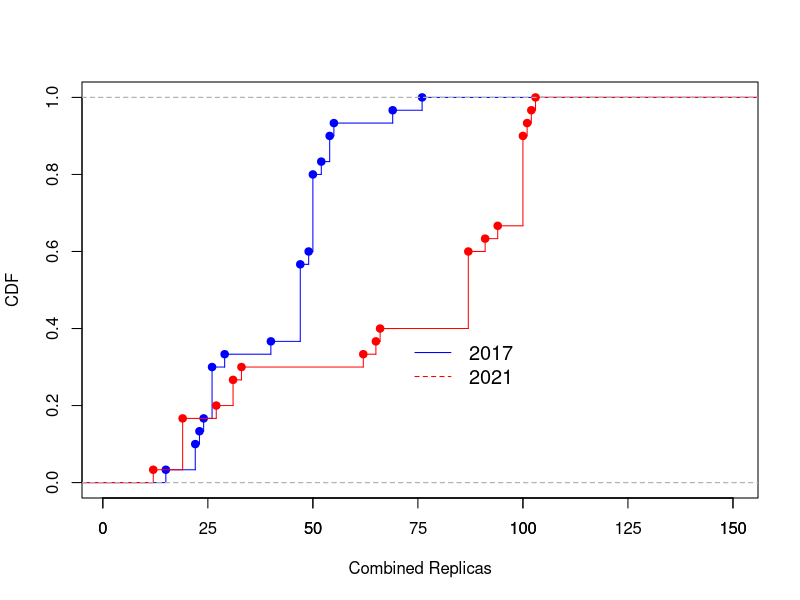

This figure's R source:
data<-read.csv(file='ccTLD-anycast-anycast.csv', sep=',' , h=T)

pdf(file='fig2.pdf', height=4, width=6)

plot(ecdf(data$combined2017),col='blue',main='', ylab='CDF', xlab='Combined Replicas',xlim=c(1,150), verticals=TRUE)
plot(ecdf(data$combined21),col='red',main='', ylab='CDF', xlab='Combined Replicas',xlim=c(1,150),add=T,, verticals=TRUE)
axis(side=1,at=c(0,25,50,75,100,125,150),labels=c("0","25","50","75","100","125","150"))
legend(70,0.4, legend=c("2017", "2021"), col=c("blue", "red"), lty=1:2, cex=1.2, box.lty=0)
dev.off()
